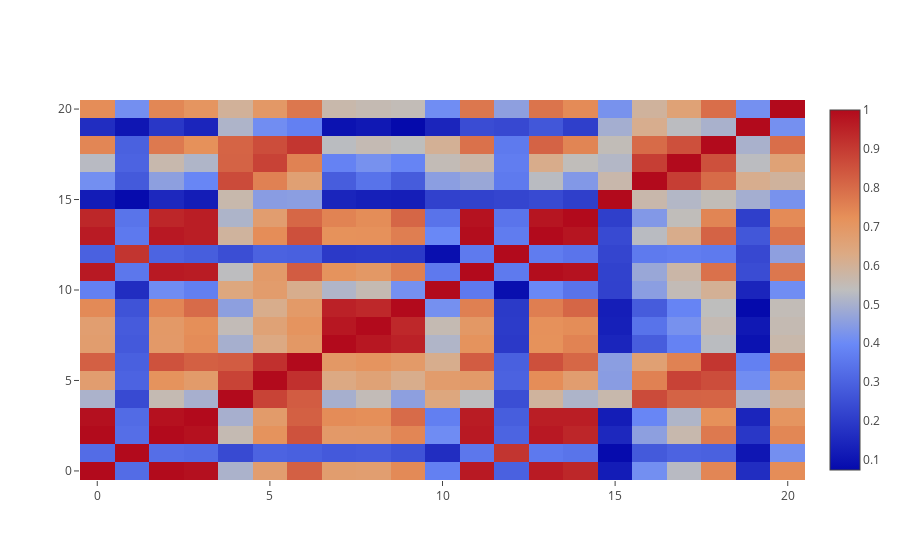

The cell this chart's notebook holds for it:
### Markdown cell above
Now let's recalculate the correlation matrix, plot it, and see which one are strongly correlated with each other.

### Code cell
corr_submatrix = Xy[correlated_with_target+["target"]].corr()

trace = go.Heatmap(z=corr_submatrix)
data=[trace]
iplot(data, filename='basic-heatmap')

### Figure 1 — Plotly figure (JSON) as saved in the notebook; plotly's stock layout.template omitted (floating-point values rounded to 4 significant figures; data arrays with more than 128 entries replaced by an {"elided": "..."} marker saying what was removed)
{"data": [{"type": "heatmap", "uid": "59392614-0daa-4364-aabd-6bcb515afa23", "z": {"elided": "21x21 float values"}}], "layout": {}}
